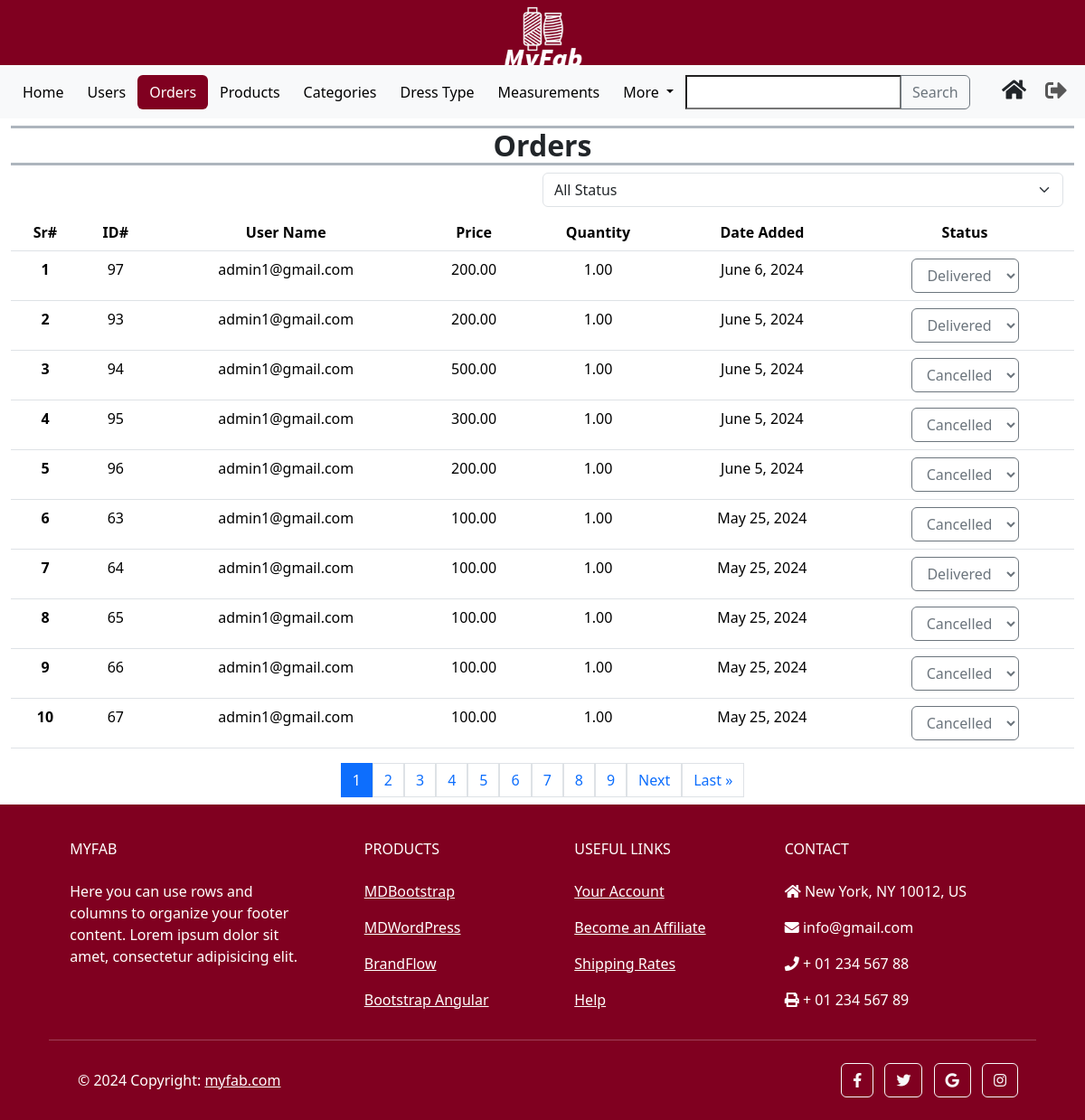
The page /custom_admin/orders/ (signed in) on the database its author committed.
### orders/models.py (models this page shows, shortened)
class Order(models.Model):
    PAYMENT_CHOICES = [
        ('P', 'Prepaid'),
        ('C', 'Cash On Delivery'),
    ]
    STATUS_CHOICES = [
        ('P', 'Pending'),
        ('S', 'Shipping'),
        ('D', 'Delivered'),
        ('C', 'Cancelled'),
        ('R', 'Returned'),
    ]
    customer_id = models.ForeignKey(CustomUser, on_delete=models.CASCADE)
    product_id = models.ForeignKey(Product, on_delete=models.CASCADE)
    order_type = models.IntegerField(null=False)
    quantity = models.DecimalField(max_digits=10, decimal_places=2, default=0)
    price = models.DecimalField(max_digits=10, decimal_places=2, default=0)
    add_date = models.DateField(auto_now_add=True)
    payment_method = models.CharField(max_length=10, null=False, choices=PAYMENT_CHOICES)
    status = models.CharField(max_length=10, null=False, choices=STATUS_CHOICES, default='P')
    address = models.ForeignKey(Address, on_delete=models.PROTECT)
    order_measurements = models.TextField(null=True, default=None, blank=True)

### accounts/models.py (models this page shows)
class CustomUser(AbstractUser):
    phone_number = models.CharField(max_length=13, unique=True)

### custom_admin/views.py (the view, shortened to what this page needs)
# urls.py: path('orders/', AdminOrders.as_view(), name = 'admin_orders'),
class AdminOrders(View):
    def get(self, request):
        orders = Order.objects.all().order_by('-add_date')
        paginator = Paginator(orders, 10)
        page_number = request.GET.get('page')
        try:
            paged_orders = paginator.page(page_number)
        except PageNotAnInteger:
            paged_orders = paginator.page(1)
        except EmptyPage:
            paged_orders = paginator.page(paginator.num_pages)
        start_serial_number = (paged_orders.number - 1) * paginator.per_page + 1
        serial_numbers = list(range(start_serial_number, start_serial_number + len(paged_orders)))
        zipped_data = zip(serial_numbers, paged_orders)
        context = {'zipped_data': zipped_data, 'orders': paged_orders}
        return render(request, 'admin_orders.html', context)

### templates/admin_orders.html (shortened to what this page needs)
{% extends 'admin_base.html' %}
{% load static %}
{% block content %}
    <nav class="navbar navbar-expand-lg bg-body-tertiary">
        <div class="container-fluid">
        <div class="collapse navbar-collapse" id="navbarSupportedContent">
            <ul class="navbar-nav d-flex align-items-center me-auto mb-2 mb-lg-0">
                <li class="nav-item">
                    <a class="btn text-black" href="{% url "custom_admin:admin_home" %}">
                        Home
                    </a>
                </li>
                <li class="nav-item">
                    <a class="btn text-black" href="{% url "custom_admin:admin_users" %}" >
                        Users
                    </a>
                </li>
                <li class="nav-item">
                    <a class="btn text-white" href="{% url "custom_admin:admin_orders" %}"
                        style=" background-color: #800020;">
                        Orders
                    </a>
                </li>
                <li class="nav-item">
                    <a class="btn text-black" href="{% url "custom_admin:admin_products" %}" >
                        Products
                    </a>
                </li>
                <li class="nav-item">
                    <a class="btn text-black" href="{% url "custom_admin:admin_categories" %}">
                        Categories
                    </a>
                </li>
                <li class="nav-item">
                    <a class="btn text-black" href="{% url "custom_admin:admin_usages" %}" >
                        Dress Type
                    </a>
                </li>
                <li class="nav-item">
                    <a class="btn text-black" href="{% url "custom_admin:admin_measurements" %}">
                        Measurements
                    </a>
                </li>
                <li class="nav-item dropdown">
                    <a class="btn text-black dropdown-toggle" href="#" role="button" data-bs-toggle="dropdown"
                        aria-expanded="false">
                        More
                    </a>
                </li>
                <li class="nav-item">
                    <form id="search-form">
                        <div class="input-group">
                            <input type="text" id="search-input" name="query">
                            <button class="btn btn-outline-secondary" type="submit">Search</button>
                        </div>
                    </form>
                </li>
            </ul>
            <ul class="navbar-nav d-flex flex-row justify-content-center  ms-auto mb-2 mb-lg-0">
                <li class="nav-item ms-3 ms-lg-0">
                    <a class="btn" href="{% url "main:home" %}"
                        data-toggle="tooltip" title="User Home">
                        <i style="font-size:24px" class="fa">&#xf015;</i>
                    </a>
                </li>
                <li class="nav-item ms-3 ms-lg-0">
                    <form action="{% url 'accounts:logout' %}" method="post">
                        <button type="submit" class="nav-link" style="border: none; background: none;"
                            data-toggle="tooltip" title="Logout">
                            <i style='font-size:24px' class='fas'>&#xf2f5;</i>
                        </button>
                    </form>
                </li>
            </ul>
        </div>
        </div>
    </nav>
    <section class="mb-2">
        <div class="container-fluid">
            <div class="container-fluid text-center px-0">
                <h5 class="border-bottom border-top border-3 border-dark-subtle fw-bold fs-2 fs-lg-5 mt-2">
                   Orders
                </h5>
            </div>
            <div class="container-fluid d-flex justify-content-end">
                <select class="form-select w-50 mb-2" id="order-status" name="order-status">
                    <option value="All" selected>All Status</option>
                  </select>
            </div>
            <div class="row h-100">
                <div class="col-12">
                    <div class="table-responsive text-center">
                        <table class="table  table-hover">
                            <thead>
                            <tr>
                                <th scope="col">Sr#</th>
                                <th scope="col">ID#</th>
                                <th scope="col">User Name</th>
                                <th scope="col">Price</th>
                                <th scope="col">Quantity</th>
                                <th scope="col">Date Added</th>
                                <th scope="col">
                                    <span id="order-status-heading">
                                        Status
                                    </span>
                                </th>
                            </tr>
                            </thead>
                            <tbody id="product-table-body">
                                {% for serial_number, order in zipped_data %}
                                <tr>
                                    <th scope="row">{{ serial_number }}</th>
                                    <td>{{ order.id }}</td>
                                    <td>{{ order.customer_id.username }}</td>
                                    <td>{{ order.price }}</td>
                                    <td>{{ order.quantity }}</td>
                                    <td>{{ order.add_date }}</td>
                                    <td>
                                        <select class="status-select btn btn-outline-secondary"
                                            data-order-id="{{ order.id }}"
                                            onchange="changeOrderStatus(this)">
                                        {% for status in order.STATUS_CHOICES %}
                                            <option value="{{ status.0 }}" {% if order.status == status.0 %} selected {% endif %}>
                                                {{ status.1 }}
                                            </option>
                                        {% endfor %}
                                        </select>
                                    </td>
                                </tr>
                                {% endfor %}
                            </tbody>
                        </table>
                    </div>
                    <div class="pagination justify-content-center">
                        {% for page in orders.paginator.page_range %}
                        <a href="?page={{ page }}" class="page-link {% if orders.number == page %}active{% endif %}">{{ page }}</a>
                        {% endfor %}
                        {% if orders.has_next %}
                            <a href="?page={{ orders.next_page_number }}" class="page-link">Next</a>
                            <a href="?page={{ orders.paginator.num_pages }}" class="page-link">Last &raquo;</a>
                        {% endif %}
                    </div>
                </div>
            </div>
        </div>
    </section>
{% endblock content %}

### rows shown on the page
Order: serial_number "1", id "97", customer_id.username "admin1@gmail.com", price "200.00", quantity "1.00", add_date "June 6, 2024", status+id "Delivered"
Order: serial_number "2", id "93", customer_id.username "admin1@gmail.com", price "200.00", quantity "1.00", add_date "June 5, 2024", status+id "Delivered"
Order: serial_number "3", id "94", customer_id.username "admin1@gmail.com", price "500.00", quantity "1.00", add_date "June 5, 2024", status+id "Cancelled"
Order: serial_number "4", id "95", customer_id.username "admin1@gmail.com", price "300.00", quantity "1.00", add_date "June 5, 2024", status+id "Cancelled"
Order: serial_number "5", id "96", customer_id.username "admin1@gmail.com", price "200.00", quantity "1.00", add_date "June 5, 2024", status+id "Cancelled"
Order: serial_number "6", id "63", customer_id.username "admin1@gmail.com", price "100.00", quantity "1.00", add_date "May 25, 2024", status+id "Cancelled"
Order: serial_number "7", id "64", customer_id.username "admin1@gmail.com", price "100.00", quantity "1.00", add_date "May 25, 2024", status+id "Delivered"
Order: serial_number "8", id "65", customer_id.username "admin1@gmail.com", price "100.00", quantity "1.00", add_date "May 25, 2024", status+id "Cancelled"
Order: serial_number "9", id "66", customer_id.username "admin1@gmail.com", price "100.00", quantity "1.00", add_date "May 25, 2024", status+id "Cancelled"
Order: serial_number "10", id "67", customer_id.username "admin1@gmail.com", price "100.00", quantity "1.00", add_date "May 25, 2024", status+id "Cancelled"

### other values the page prints
{{ page }} "1" "2" "3" "4" "5" "6" "7" "8" "9"
